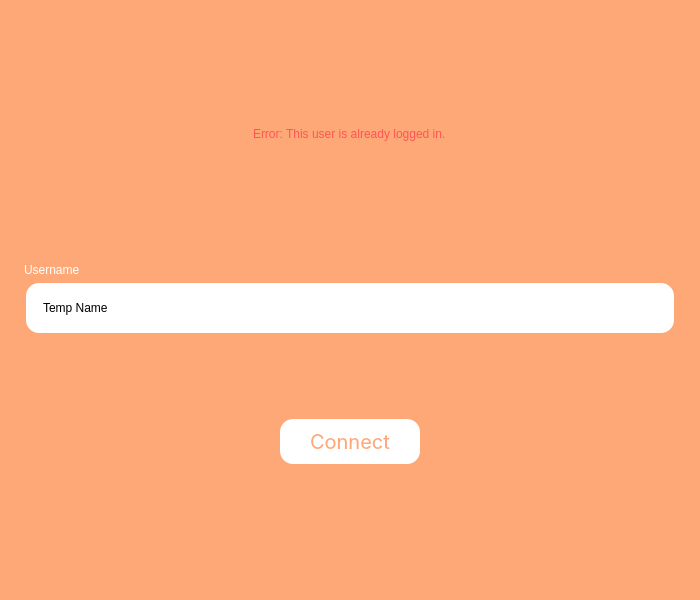
<?xml version="1.0" encoding="UTF-8"?>
<ui version="4.0">
 <class>Dialog</class>
 <widget class="QDialog" name="Dialog">
  <property name="geometry">
   <rect>
    <x>0</x>
    <y>0</y>
    <width>700</width>
    <height>600</height>
   </rect>
  </property>
  <property name="palette">
   <palette>
    <active>
     <colorrole role="Base">
      <brush brushstyle="SolidPattern">
       <color alpha="255">
        <red>255</red>
        <green>168</green>
        <blue>119</blue>
       </color>
      </brush>
     </colorrole>
     <colorrole role="Window">
      <brush brushstyle="SolidPattern">
       <color alpha="255">
        <red>255</red>
        <green>168</green>
        <blue>119</blue>
       </color>
      </brush>
     </colorrole>
    </active>
    <inactive>
     <colorrole role="Base">
      <brush brushstyle="SolidPattern">
       <color alpha="255">
        <red>255</red>
        <green>168</green>
        <blue>119</blue>
       </color>
      </brush>
     </colorrole>
     <colorrole role="Window">
      <brush brushstyle="SolidPattern">
       <color alpha="255">
        <red>255</red>
        <green>168</green>
        <blue>119</blue>
       </color>
      </brush>
     </colorrole>
    </inactive>
    <disabled>
     <colorrole role="Base">
      <brush brushstyle="SolidPattern">
       <color alpha="255">
        <red>255</red>
        <green>168</green>
        <blue>119</blue>
       </color>
      </brush>
     </colorrole>
     <colorrole role="Window">
      <brush brushstyle="SolidPattern">
       <color alpha="255">
        <red>255</red>
        <green>168</green>
        <blue>119</blue>
       </color>
      </brush>
     </colorrole>
    </disabled>
   </palette>
  </property>
  <property name="windowTitle">
   <string>Dialog</string>
  </property>
  <layout class="QVBoxLayout" name="verticalLayout_2">
   <item>
    <layout class="QVBoxLayout" name="verticalLayout">
     <item>
      <spacer name="verticalSpacer_5">
       <property name="orientation">
        <enum>Qt::Vertical</enum>
       </property>
       <property name="sizeType">
        <enum>QSizePolicy::Expanding</enum>
       </property>
       <property name="sizeHint" stdset="0">
        <size>
         <width>20</width>
         <height>45</height>
        </size>
       </property>
      </spacer>
     </item>
     <item alignment="Qt::AlignHCenter">
      <widget class="QLabel" name="errorLabel">
       <property name="enabled">
        <bool>true</bool>
       </property>
       <property name="styleSheet">
        <string notr="true">QLabel {
	font: 15pt &quot;Inter&quot;;
	color: rgb(255, 84, 84);
}</string>
       </property>
       <property name="lineWidth">
        <number>0</number>
       </property>
       <property name="text">
        <string>Error: This user is already logged in.</string>
       </property>
      </widget>
     </item>
     <item>
      <spacer name="verticalSpacer">
       <property name="orientation">
        <enum>Qt::Vertical</enum>
       </property>
       <property name="sizeType">
        <enum>QSizePolicy::Expanding</enum>
       </property>
       <property name="sizeHint" stdset="0">
        <size>
         <width>20</width>
         <height>45</height>
        </size>
       </property>
      </spacer>
     </item>
     <item>
      <widget class="QLabel" name="usernameLabel">
       <property name="styleSheet">
        <string notr="true">QLabel { 
	color: white;
	font: 15pt &quot;Inter&quot;;
	margin: 0px 10px;
}</string>
       </property>
       <property name="text">
        <string>Username</string>
       </property>
      </widget>
     </item>
     <item>
      <widget class="QLineEdit" name="usernameLineEdit">
       <property name="minimumSize">
        <size>
         <width>0</width>
         <height>50</height>
        </size>
       </property>
       <property name="styleSheet">
        <string notr="true">QLineEdit { 
	background-color: white;
	color: black;
	border-radius: 13px;
	font: 15pt &quot;Inter&quot;;
	margin: 0px 15px;
	padding: 0px 15px
}</string>
       </property>
       <property name="text">
        <string>Temp Name</string>
       </property>
       <property name="clearButtonEnabled">
        <bool>false</bool>
       </property>
      </widget>
     </item>
     <item>
      <spacer name="verticalSpacer_3">
       <property name="orientation">
        <enum>Qt::Vertical</enum>
       </property>
       <property name="sizeType">
        <enum>QSizePolicy::Fixed</enum>
       </property>
       <property name="sizeHint" stdset="0">
        <size>
         <width>20</width>
         <height>80</height>
        </size>
       </property>
      </spacer>
     </item>
     <item alignment="Qt::AlignHCenter">
      <widget class="QPushButton" name="connectButton">
       <property name="sizePolicy">
        <sizepolicy hsizetype="Fixed" vsizetype="Fixed">
         <horstretch>0</horstretch>
         <verstretch>0</verstretch>
        </sizepolicy>
       </property>
       <property name="sizeIncrement">
        <size>
         <width>0</width>
         <height>0</height>
        </size>
       </property>
       <property name="baseSize">
        <size>
         <width>0</width>
         <height>0</height>
        </size>
       </property>
       <property name="palette">
        <palette>
         <active>
          <colorrole role="WindowText">
           <brush brushstyle="SolidPattern">
            <color alpha="255">
             <red>255</red>
             <green>168</green>
             <blue>119</blue>
            </color>
           </brush>
          </colorrole>
          <colorrole role="Button">
           <brush brushstyle="SolidPattern">
            <color alpha="255">
             <red>255</red>
             <green>255</green>
             <blue>255</blue>
            </color>
           </brush>
          </colorrole>
          <colorrole role="Text">
           <brush brushstyle="SolidPattern">
            <color alpha="255">
             <red>255</red>
             <green>168</green>
             <blue>119</blue>
            </color>
           </brush>
          </colorrole>
          <colorrole role="ButtonText">
           <brush brushstyle="SolidPattern">
            <color alpha="255">
             <red>255</red>
             <green>168</green>
             <blue>119</blue>
            </color>
           </brush>
          </colorrole>
          <colorrole role="Base">
           <brush brushstyle="SolidPattern">
            <color alpha="255">
             <red>255</red>
             <green>255</green>
             <blue>255</blue>
            </color>
           </brush>
          </colorrole>
          <colorrole role="Window">
           <brush brushstyle="SolidPattern">
            <color alpha="255">
             <red>255</red>
             <green>255</green>
             <blue>255</blue>
            </color>
           </brush>
          </colorrole>
          <colorrole role="PlaceholderText">
           <brush brushstyle="NoBrush">
            <color alpha="128">
             <red>255</red>
             <green>168</green>
             <blue>119</blue>
            </color>
           </brush>
          </colorrole>
         </active>
         <inactive>
          <colorrole role="WindowText">
           <brush brushstyle="SolidPattern">
            <color alpha="255">
             <red>255</red>
             <green>168</green>
             <blue>119</blue>
            </color>
           </brush>
          </colorrole>
          <colorrole role="Button">
           <brush brushstyle="SolidPattern">
            <color alpha="255">
             <red>255</red>
             <green>255</green>
             <blue>255</blue>
            </color>
           </brush>
          </colorrole>
          <colorrole role="Text">
           <brush brushstyle="SolidPattern">
            <color alpha="255">
             <red>255</red>
             <green>168</green>
             <blue>119</blue>
            </color>
           </brush>
          </colorrole>
          <colorrole role="ButtonText">
           <brush brushstyle="SolidPattern">
            <color alpha="255">
             <red>255</red>
             <green>168</green>
             <blue>119</blue>
            </color>
           </brush>
          </colorrole>
          <colorrole role="Base">
           <brush brushstyle="SolidPattern">
            <color alpha="255">
             <red>255</red>
             <green>255</green>
             <blue>255</blue>
            </color>
           </brush>
          </colorrole>
          <colorrole role="Window">
           <brush brushstyle="SolidPattern">
            <color alpha="255">
             <red>255</red>
             <green>255</green>
             <blue>255</blue>
            </color>
           </brush>
          </colorrole>
          <colorrole role="PlaceholderText">
           <brush brushstyle="NoBrush">
            <color alpha="128">
             <red>255</red>
             <green>168</green>
             <blue>119</blue>
            </color>
           </brush>
          </colorrole>
         </inactive>
         <disabled>
          <colorrole role="WindowText">
           <brush brushstyle="SolidPattern">
            <color alpha="255">
             <red>255</red>
             <green>168</green>
             <blue>119</blue>
            </color>
           </brush>
          </colorrole>
          <colorrole role="Button">
           <brush brushstyle="SolidPattern">
            <color alpha="255">
             <red>255</red>
             <green>255</green>
             <blue>255</blue>
            </color>
           </brush>
          </colorrole>
          <colorrole role="Text">
           <brush brushstyle="SolidPattern">
            <color alpha="255">
             <red>255</red>
             <green>168</green>
             <blue>119</blue>
            </color>
           </brush>
          </colorrole>
          <colorrole role="ButtonText">
           <brush brushstyle="SolidPattern">
            <color alpha="255">
             <red>255</red>
             <green>168</green>
             <blue>119</blue>
            </color>
           </brush>
          </colorrole>
          <colorrole role="Base">
           <brush brushstyle="SolidPattern">
            <color alpha="255">
             <red>255</red>
             <green>255</green>
             <blue>255</blue>
            </color>
           </brush>
          </colorrole>
          <colorrole role="Window">
           <brush brushstyle="SolidPattern">
            <color alpha="255">
             <red>255</red>
             <green>255</green>
             <blue>255</blue>
            </color>
           </brush>
          </colorrole>
          <colorrole role="PlaceholderText">
           <brush brushstyle="NoBrush">
            <color alpha="128">
             <red>255</red>
             <green>168</green>
             <blue>119</blue>
            </color>
           </brush>
          </colorrole>
         </disabled>
        </palette>
       </property>
       <property name="font">
        <font>
         <family>Inter</family>
         <pointsize>15</pointsize>
         <weight>50</weight>
         <italic>false</italic>
         <bold>false</bold>
        </font>
       </property>
       <property name="styleSheet">
        <string notr="true">QPushButton { 
	background-color: white;
	color: rgb(255, 168, 119);
	border-radius: 13px;
	padding: 10px 30px;
	font: 15pt &quot;Inter&quot;;
}

QPushButton:hover { 
	background-color: rgb(255, 141, 77);
	color: white;
}</string>
       </property>
       <property name="text">
        <string>Connect</string>
       </property>
       <property name="iconSize">
        <size>
         <width>16</width>
         <height>16</height>
        </size>
       </property>
      </widget>
     </item>
     <item>
      <spacer name="verticalSpacer_4">
       <property name="orientation">
        <enum>Qt::Vertical</enum>
       </property>
       <property name="sizeType">
        <enum>QSizePolicy::Fixed</enum>
       </property>
       <property name="sizeHint" stdset="0">
        <size>
         <width>20</width>
         <height>125</height>
        </size>
       </property>
      </spacer>
     </item>
    </layout>
   </item>
  </layout>
 </widget>
 <resources/>
 <connections/>
</ui>
